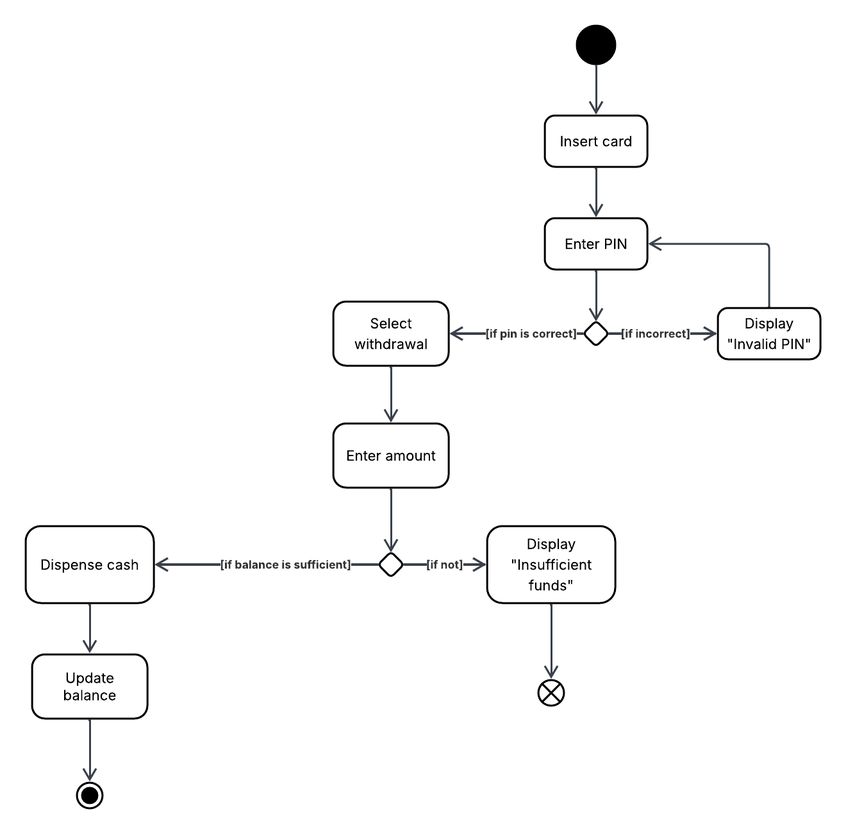
#> input picture images/atmwithdrawal.png, 846 x 834 px, shrunk from 1320 x 1300 before the run
$ python 'shapeDetection copy.py'
#> lines starting #> are read from the running program, lines starting #| are printed output that depends on the picture; after the words box and inside, x2 and y2 are one past the last pixel; in counts of white or black regions, pixels touching at a corner belong together
import cv2
import numpy as np
import matplotlib.pyplot as plt

# Read image
color_img = cv2.imread('images/atmwithdrawal.png')
#> color_img is the input picture: shape (834, 846, 3); mean B, G, R 250.3, 250.3, 250.3
gray_img = cv2.cvtColor(color_img, cv2.COLOR_BGR2GRAY)

# Step 1: Thresholding (Inverted to detect shapes)
_, binary_img = cv2.threshold(gray_img, 240, 255, cv2.THRESH_BINARY_INV)
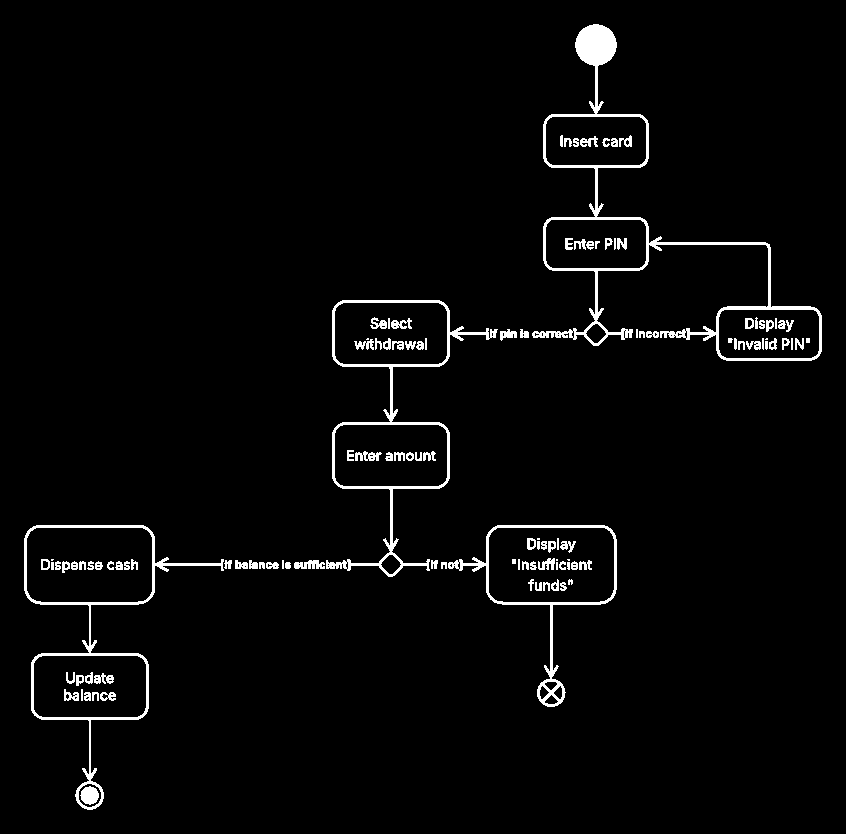
#> binary_img: shape (834, 846); 2.9% white; 118 white regions (9 under 20 px)

# Step 2: Find contours
contours, _ = cv2.findContours(binary_img, cv2.RETR_TREE, cv2.CHAIN_APPROX_SIMPLE)
#> contours = 231 contours, 125 with area under 20; largest, box (x1, y1, x2, y2) and area: (532, 24, 822, 361) 19590, (24, 525, 224, 810) 18647, (326, 300, 498, 577) 16325, (448, 525, 617, 707) 11028, (26, 527, 153, 603) 9264

# Step 3: Filter contours (remove lines/arrows)
filtered_contours = contours
#> filtered_contours has the same summary as contours
# [6 lines of commented-out code are left out]

print(f"Number of contours found: {len(filtered_contours)}")
#| Number of contours found: 231
# Step 4: Draw bounding boxes on original image
bounding_box_img = color_img.copy()
for c in filtered_contours:
    x, y, w, h = cv2.boundingRect(c)
    cv2.rectangle(bounding_box_img, (x, y), (x + w, y + h), (0, 255, 0), 2)
#> this loop made 231 passes
#> (x, y, w, h) on passes 1 to 3: (441, 562, 6, 7), (285, 562, 6, 7), (266, 562, 13, 7)
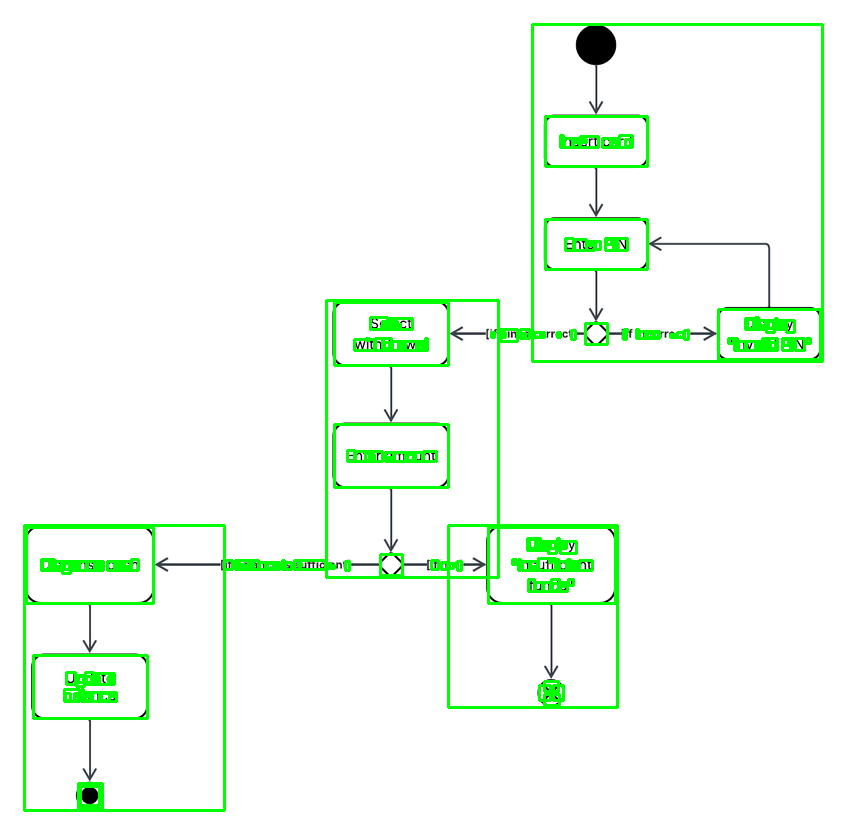
#> bounding_box_img: shape (834, 846, 3); 4.59% of pixels changed, all inside (x1, y1, x2, y2) = (23, 23, 824, 812)

# Convert BGR to RGB for matplotlib
original_rgb = cv2.cvtColor(color_img, cv2.COLOR_BGR2RGB)
binary_rgb = cv2.cvtColor(binary_img, cv2.COLOR_BGR2RGB)  # Grayscale to RGB for display
#> binary_rgb: shape (834, 846, 3); 2.9% white; 118 white regions (9 under 20 px), largest, box (x1, y1, x2, y2) and area: (532, 24, 822, 361) 6200, (326, 300, 498, 577) 3295, (24, 525, 224, 810) 3056
contour_img = cv2.cvtColor(color_img, cv2.COLOR_BGR2RGB)
cv2.drawContours(contour_img, contours, -1, (255, 0, 0), 2)  # Draw all contours in red
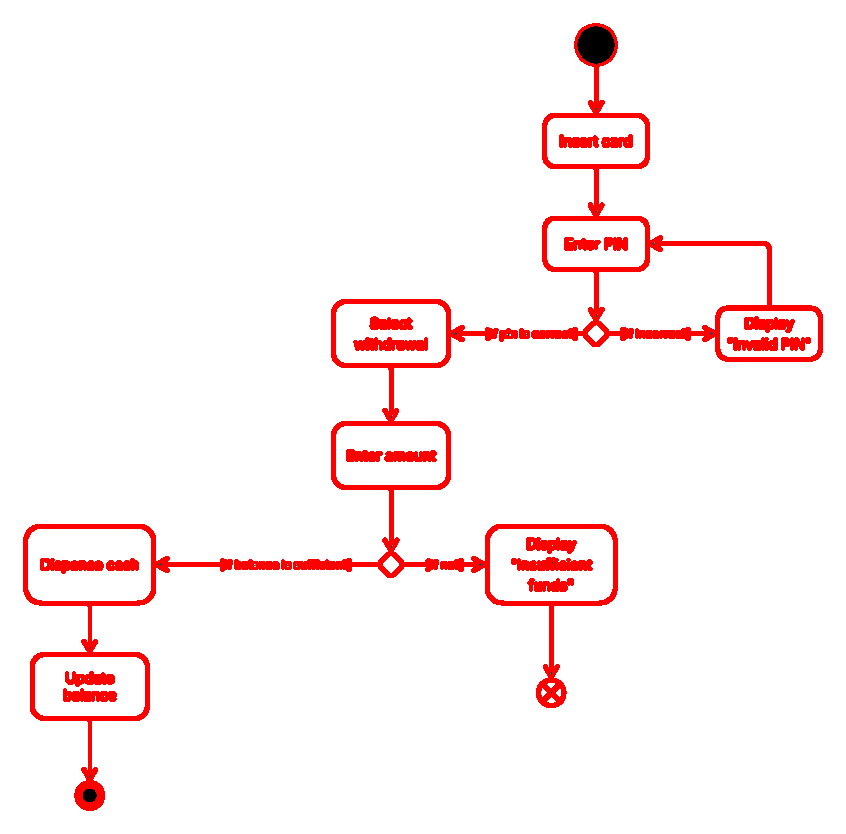
#> contour_img: shape (834, 846, 3); mean R, G, B 254.5, 242.3, 242.3
final_rgb = cv2.cvtColor(bounding_box_img, cv2.COLOR_BGR2RGB)

# Create subplots
plt.figure(figsize=(15, 10))

# Subplot 1: Original Image
plt.subplot(2, 2, 1)
plt.imshow(original_rgb)
plt.title('Original Image')
plt.axis('on')

# Subplot 2: Binary Thresholded Image
plt.subplot(2, 2, 2)
plt.imshow(binary_img, cmap='gray')
plt.title('Binary Image (Inverted)')
plt.axis('on')

# Subplot 3: All Detected Contours (Before Filtering)
plt.subplot(2, 2, 3)
plt.imshow(contour_img)
plt.title(f'All Contours ({len(contours)} detected)')
plt.axis('on')

# Subplot 4: Final Bounding Boxes (After Filtering)
plt.subplot(2, 2, 4)
plt.imshow(final_rgb)
plt.title(f'Filtered Bounding Boxes ({len(filtered_contours)} kept)')
plt.axis('on')

plt.tight_layout()
plt.show()
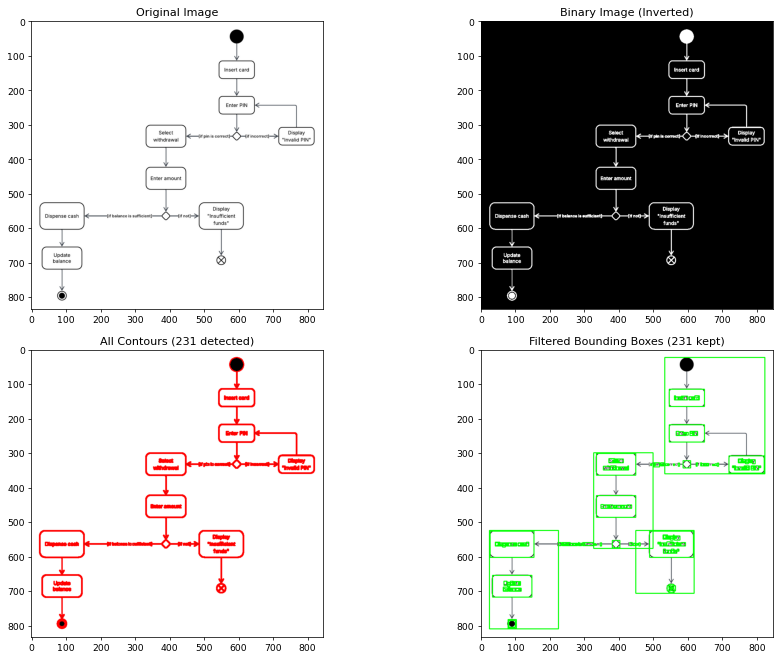
#> figure drawn by matplotlib, 4 panels

$ run again, with images/act2.png copied over images/atmwithdrawal.png
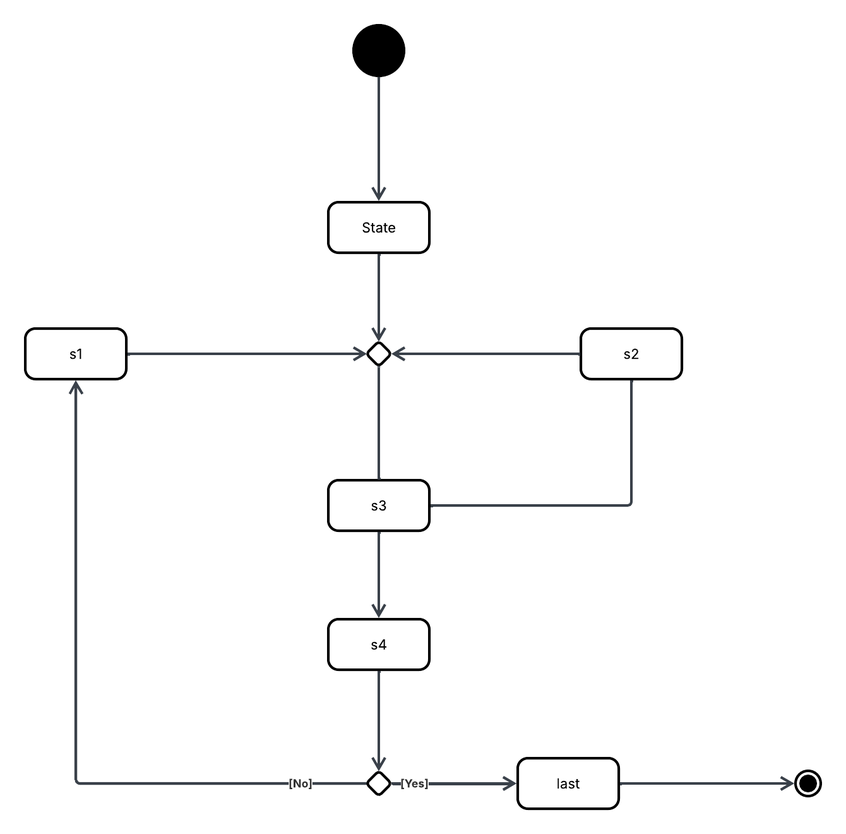
#> input picture images/act2.png, 846 x 834 px, shrunk from 1340 x 1320 before the run
#> color_img is the input picture: shape (834, 846, 3); mean B, G, R 250.4, 250.3, 250.3
#> `_, binary_img = cv2.threshold(gray_img, 240, 255, cv2.THRESH_BINARY_INV)`:
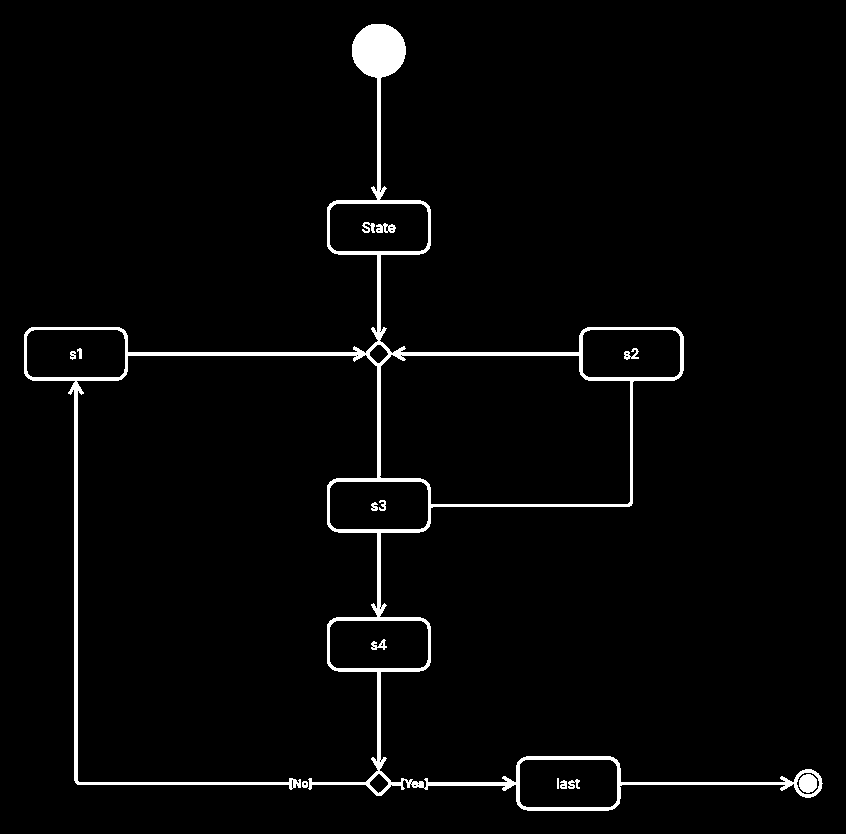
#> binary_img: shape (834, 846); 2.7% white; 14 white regions
#> contours = 48 contours, 25 with area under 20; largest, box (x1, y1, x2, y2) and area: (24, 24, 823, 811) 77428, (379, 354, 631, 505) 34644, (26, 329, 126, 378) 4668, (329, 620, 429, 669) 4666, (329, 481, 429, 530) 4666
#> filtered_contours has the same summary as contours
#| Number of contours found: 48
#> the loop `for c in filtered_contours:` made 48 passes
#> (x, y, w, h) on passes 1, 2, 3, 4, 6, 7, 8, 9: (302, 781, 6, 7), (303, 782, 4, 4), (24, 24, 799, 787), (413, 784, 4, 3), (410, 781, 3, 4), (291, 779, 3, 10), (369, 773, 20, 21), (796, 772, 24, 23)
#> binary_rgb: shape (834, 846, 3); 2.7% white; 14 white regions, largest, box (x1, y1, x2, y2) and area: (24, 24, 823, 811) 18226, (799, 774, 817, 793) 273, (376, 223, 396, 233) 130
#> contour_img: shape (834, 846, 3); mean R, G, B 254.2, 244.5, 244.5
#> `plt.show()`:
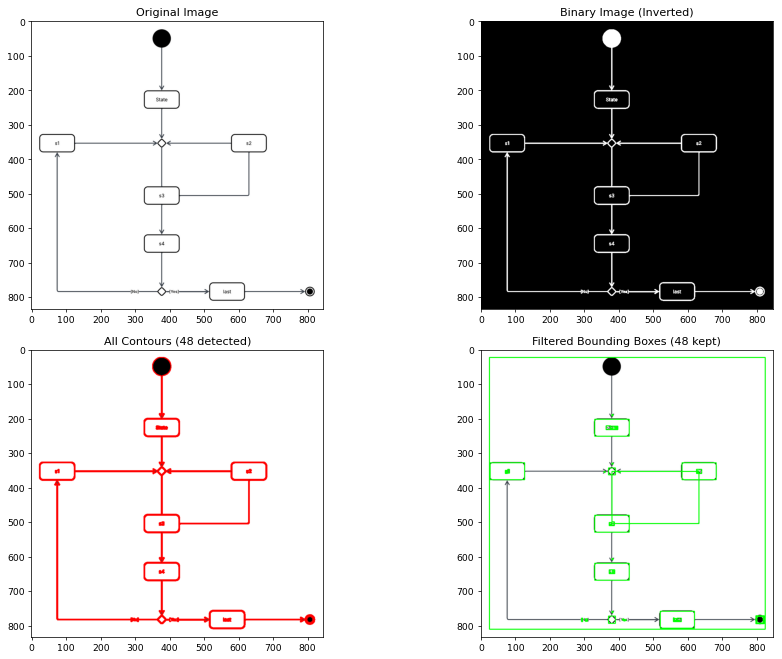
#> figure drawn by matplotlib, 4 panels

$ run again, with images/actWithActor.png copied over images/atmwithdrawal.png
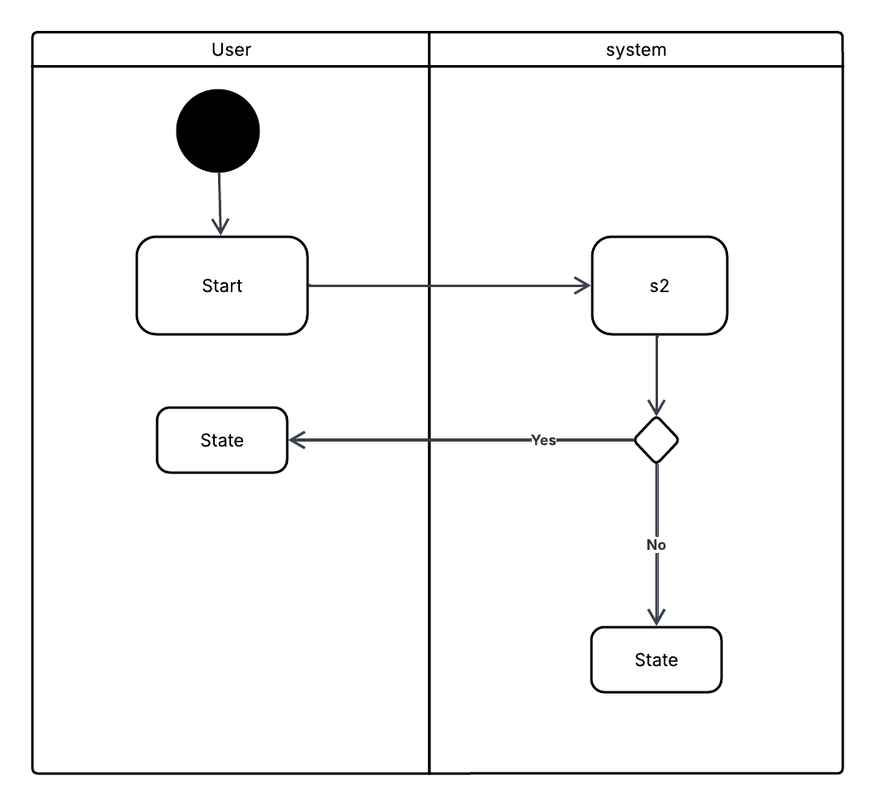
#> input picture images/actWithActor.png, 876 x 806 px, shrunk from 1077 x 991 before the run
#> color_img is the input picture: shape (806, 876, 3); mean B, G, R 246, 245.9, 245.9
#> `_, binary_img = cv2.threshold(gray_img, 240, 255, cv2.THRESH_BINARY_INV)`:
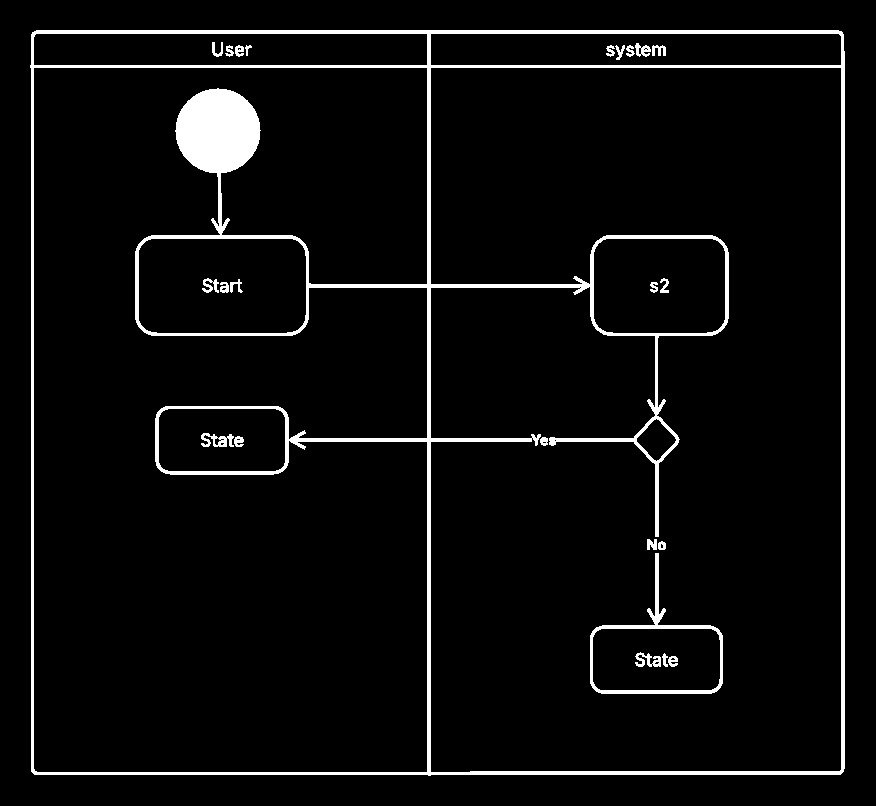
#> binary_img: shape (806, 876); 4.9% white; 24 white regions
#> contours = 49 contours, 16 with area under 20; largest, box (x1, y1, x2, y2) and area: (30, 30, 845, 776) 604827, (430, 67, 842, 773) 273023, (33, 67, 428, 773) 245328, (138, 238, 307, 334) 15659, (430, 33, 842, 66) 13146
#> filtered_contours has the same summary as contours
#| Number of contours found: 49
#> the loop `for c in filtered_contours:` made 49 passes
#> (x, y, w, h) on passes 1, 3, 4, 5, 6, 7, 8, 9: (30, 30, 815, 746), (636, 418, 41, 44), (158, 408, 128, 64), (234, 436, 10, 11), (236, 438, 5, 3), (201, 433, 33, 14), (220, 442, 5, 4), (220, 438, 5, 3)
#> binary_rgb: shape (806, 876, 3); 4.9% white; 24 white regions, largest, box (x1, y1, x2, y2) and area: (30, 30, 845, 776) 30983, (590, 553, 723, 694) 1749, (201, 433, 234, 447) 259
#> contour_img: shape (806, 876, 3); mean R, G, B 253.1, 236.3, 236.3
#> `plt.show()`:
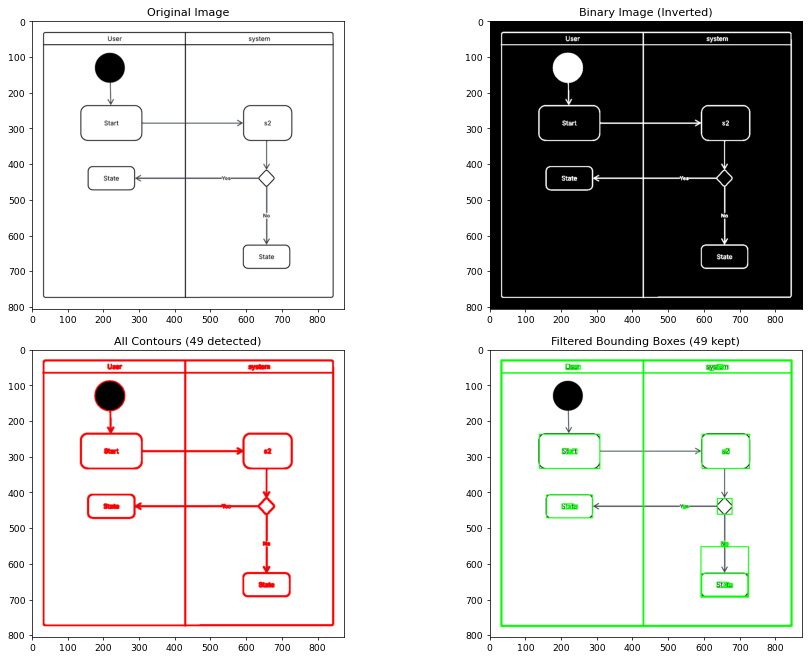
#> figure drawn by matplotlib, 4 panels
